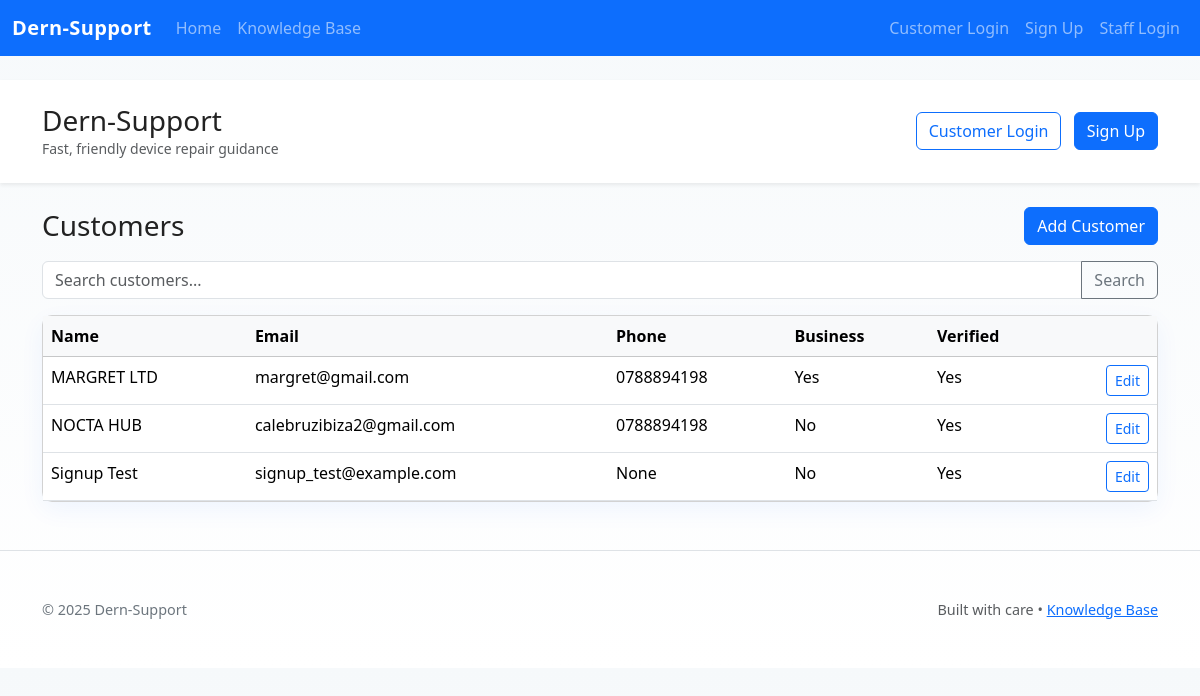
Page /customers on the committed database.
### app.py (models this page shows, shortened)
class Customer(db.Model):
    id = db.Column(db.Integer, primary_key=True)
    name = db.Column(db.String(120), nullable=False)
    email = db.Column(db.String(120))
    phone = db.Column(db.String(50))
    address = db.Column(db.String(255))
    is_business = db.Column(db.Boolean, default=False)
    created_at = db.Column(db.DateTime, default=datetime.utcnow)
    password_hash = db.Column(db.String(255))
    verified = db.Column(db.Boolean, default=False)

### app.py (the view)
@app.route('/customers')
def customers():
    q = request.args.get('q', '')
    if q:
        items = Customer.query.filter(Customer.name.ilike(f"%{q}%"))
    else:
        items = Customer.query.order_by(Customer.created_at.desc())
    return render_template('customers.html', customers=items, q=q)

### templates/customers.html (shortened to what this page needs)
{% extends 'base.html' %}
{% block content %}
  <div class="d-flex justify-content-between align-items-center mb-3">
    <h1 class="h3 mb-0">Customers</h1>
    <a class="btn btn-primary" href="/customers/new">Add Customer</a>
  </div>
  <form class="mb-3" method="get">
    <div class="input-group">
      <input name="q" value="{{q}}" class="form-control" placeholder="Search customers...">
      <button class="btn btn-outline-secondary">Search</button>
    </div>
  </form>
  <div class="card">
    <div class="table-responsive">
      <table class="table table-hover mb-0">
        <thead class="table-light"><tr><th>Name</th><th>Email</th><th>Phone</th><th>Business</th><th>Verified</th><th></th></tr></thead>
        <tbody>
          {% for c in customers %}
            <tr>
              <td>{{c.name}}</td>
              <td>{{c.email}}</td>
              <td>{{c.phone}}</td>
              <td>{{ 'Yes' if c.is_business else 'No' }}</td>
              <td>{{ 'Yes' if c.verified else 'No' }}</td>
              <td class="text-end">
                <a class="btn btn-sm btn-outline-primary" href="/customers/{{c.id}}/edit">Edit</a>
              </td>
            </tr>
          {% else %}
            <tr><td colspan="6">No customers yet</td></tr>
          {% endfor %}
        </tbody>
      </table>
    </div>
  </div>
{% endblock %}

### static/css/styles.css (style rules this page uses)
:root { --primary:#0d6efd; --muted:#6c757d; }
body { background: linear-gradient(180deg,#f6f9fb 0%, #ffffff 100%); color:#222; }
.card { box-shadow: 0 8px 24px rgba(13,110,253,0.06); border-radius:10px; }
.btn-primary { background:var(--primary); border-color:var(--primary); }

### rows in the picture
Customer: name "MARGRET LTD", email "margret@gmail.com", phone "0788894198", is_business "Yes", verified "Yes"
Customer: name "NOCTA HUB", email "calebruzibiza2@gmail.com", phone "0788894198", is_business "No", verified "Yes"
Customer: name "Signup Test", email "signup_test@example.com", phone "None", is_business "No", verified "Yes"
